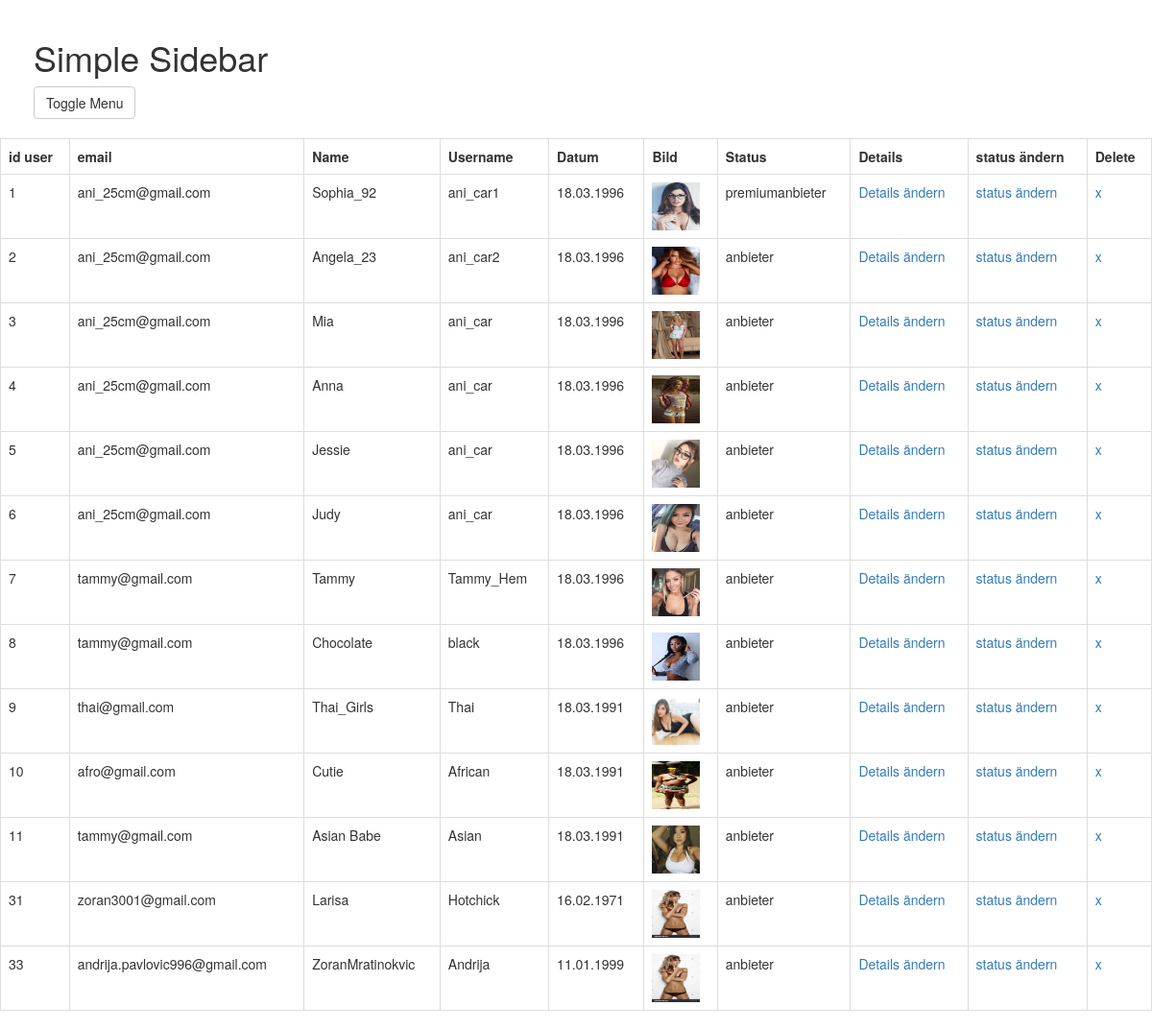
/admin/anbieter.php (signed in), run on the app's committed database.
### tables this page shows
CREATE TABLE `user_oglas` (
  `id_user` int(10) NOT NULL,
  `id_tip` int(5) NOT NULL,
  `id_trazim` int(5) NOT NULL,
  `datum` varchar(30) NOT NULL,
  `umetnicko_ime` varchar(50) NOT NULL,
  `id_drzava` int(10) NOT NULL,
  `id_kanton` int(10) NOT NULL,
  `email` varchar(50) NOT NULL,
  `username` varchar(30) NOT NULL,
  `sifra` varchar(255) NOT NULL,
  `id_rasa` int(10) NOT NULL,
  `id_kome_pojavljuje` int(10) NOT NULL,
  `id_gradja` int(10) NOT NULL,
  `id_sex_orj` int(10) NOT NULL,
  `id_brak_status` int(1) NOT NULL,
  `id_tvoja_uloga` int(10) NOT NULL,
  `id_njeg_uloga` int(10) NOT NULL,
  `title` varchar(60) NOT NULL,
  `opis` text NOT NULL,
  `id_pol` int(1) NOT NULL,
  `visina` varchar(10) NOT NULL,
  `id_boja_kose` int(2) NOT NULL,
  `id_duz_kose` int(1) NOT NULL,
  `id_boja_ociju` int(1) NOT NULL,
  `id_naocare_sociva` int(1) NOT NULL,
  `id_brus` int(2) NOT NULL,
  `id_oberweite` int(2) NOT NULL,
  `ulica` varchar(50) NOT NULL,
  `platz` varchar(15) NOT NULL,
  `id_mesto` varchar(30) NOT NULL,
  `tel` varchar(20) NOT NULL,
  `studio_name` varchar(40) NOT NULL,
  `location_name` varchar(40) NOT NULL,
  `interfon` varchar(40) NOT NULL,
  `id_sredjenost` int(1) NOT NULL,
  `link` varchar(100) NOT NULL,
  `profilna_slika` varchar(150) NOT NULL,
  `id_galerija` int(10) NOT NULL,
  `video` varchar(255) NOT NULL,
  `id_status_gold` int(1) NOT NULL,
  `id_user_uloga` int(11) NOT NULL,
  `age` int(3) NOT NULL,
  `bordel` int(10) NOT NULL,
  `hash_verified` varchar(32) NOT NULL,
  `status_verified` int(1) NOT NULL
);

CREATE TABLE `uloga` (
  `id_user_uloga` int(11) NOT NULL,
  `uloga` varchar(15) NOT NULL
);

### admin/anbieter.php (the view, shortened to what this page needs)
<?php   session_start();
 if(isset($_SESSION['id_uloga'])==4){
  include("../connectionFile/connection.php");
?>
<!DOCTYPE html>
<html lang="en">
<head>
    <link href="css/bootstrap.min.css" rel="stylesheet">
    <link href="css/simple-sidebar.css" rel="stylesheet">
</head>
<body>
    <div id="wrapper">
        <div id="page-content-wrapper">
            <div class="container-fluid">
                <div class="row">
                    <div class="col-lg-12">
                        <h1>Simple Sidebar</h1>
                        <a href="#menu-toggle" class="btn btn-default" id="menu-toggle">Toggle Menu</a>
                    </div>
                </div>
            </div>
        </div>
        <form class="" action="#" method="post" enctype = "multipart/form-data">
            <table class='table table-bordered'>
              <tr>
                <th>id user</th>
                <th>email</th>
                <th>Name</th>
                <th>Username</th>
                <th>Datum</th>
                <th>Bild</th>
                <th>Status</th>
                <th>Details</th>
                <th>status ändern</th>
                <th>Delete</th>
              </tr>
              <?php $upit="SELECT * from user_oglas i INNER JOIN uloga a on i.id_user_uloga = a.id_user_uloga";
                    $rezupit=$conn->query($upit);
                    while($r=mysqli_fetch_array($rezupit)){
                      echo "<tr>
                              <td>{$r['id_user']}</td>
                              <td>{$r['email']}</td>
                              <td>{$r['umetnicko_ime']}</td>
                              <td>{$r['username']}</td>
                              <td>{$r['datum']}</td>
                              <td><img src='{$r['profilna_slika']}' width='50px' height='50px'></td>
                              <td>{$r['uloga']}</td>
                              <td><a href='../update_info_admin.php?idgirla={$r['id_user']}'>Details ändern</a></td>
                              <td><a href='anbieter.php?idr={$r['id_user']}'>status ändern</a></td>
                              <td><a href='anbieter.php?idc={$r['id_user']}'>x</a></td>
                      </tr>";
                    }
               ?>
</form>
    </div>
</body>
</html>
<?php }else{
  echo "<h1>no access</h1>";
} ?>

### admin/css/simple-sidebar.css (style rules this page uses)
body { overflow-x: hidden; }
#wrapper { padding-left: 0; -webkit-transition: all 0.5s ease; -moz-transition: all 0.5s ease; -o-transition: all 0.5s ease; transition: all 0.5s ease; }
#page-content-wrapper { width: 100%; position: absolute; padding: 15px; }
@media (min-width:768px) { #wrapper { padding-left: 0; } }
@media (min-width:768px) { #page-content-wrapper { padding: 20px; position: relative; } }

### data on the page
user_oglas: id_user "1", email "ani_25cm@gmail.com", umetnicko_ime "Sophia_92", username "ani_car1", datum "18.03.1996", profilna_slika (picture), id_user_uloga.uloga "premiumanbieter"
user_oglas: id_user "2", email "ani_25cm@gmail.com", umetnicko_ime "Angela_23", username "ani_car2", datum "18.03.1996", profilna_slika (picture), id_user_uloga.uloga "anbieter"
user_oglas: id_user "3", email "ani_25cm@gmail.com", umetnicko_ime "Mia", username "ani_car", datum "18.03.1996", profilna_slika (picture), id_user_uloga.uloga "anbieter"
user_oglas: id_user "4", email "ani_25cm@gmail.com", umetnicko_ime "Anna", username "ani_car", datum "18.03.1996", profilna_slika (picture), id_user_uloga.uloga "anbieter"
user_oglas: id_user "5", email "ani_25cm@gmail.com", umetnicko_ime "Jessie", username "ani_car", datum "18.03.1996", profilna_slika (picture), id_user_uloga.uloga "anbieter"
user_oglas: id_user "6", email "ani_25cm@gmail.com", umetnicko_ime "Judy", username "ani_car", datum "18.03.1996", profilna_slika (picture), id_user_uloga.uloga "anbieter"
user_oglas: id_user "7", email "tammy@gmail.com", umetnicko_ime "Tammy", username "Tammy_Hem", datum "18.03.1996", profilna_slika (picture), id_user_uloga.uloga "anbieter"
user_oglas: id_user "8", email "tammy@gmail.com", umetnicko_ime "Chocolate", username "black", datum "18.03.1996", profilna_slika (picture), id_user_uloga.uloga "anbieter"
user_oglas: id_user "9", email "thai@gmail.com", umetnicko_ime "Thai_Girls", username "Thai", datum "18.03.1991", profilna_slika (picture), id_user_uloga.uloga "anbieter"
user_oglas: id_user "10", email "afro@gmail.com", umetnicko_ime "Cutie", username "African", datum "18.03.1991", profilna_slika (picture), id_user_uloga.uloga "anbieter"
user_oglas: id_user "11", email "tammy@gmail.com", umetnicko_ime "Asian Babe", username "Asian", datum "18.03.1991", profilna_slika (picture), id_user_uloga.uloga "anbieter"
user_oglas: id_user "31", email "zoran3001@gmail.com", umetnicko_ime "Larisa", username "Hotchick", datum "16.02.1971", profilna_slika (picture), id_user_uloga.uloga "anbieter"
user_oglas: id_user "33", email "andrija.pavlovic996@gmail.com", umetnicko_ime "ZoranMratinokvic", username "Andrija", datum "11.01.1999", profilna_slika (picture), id_user_uloga.uloga "anbieter"
